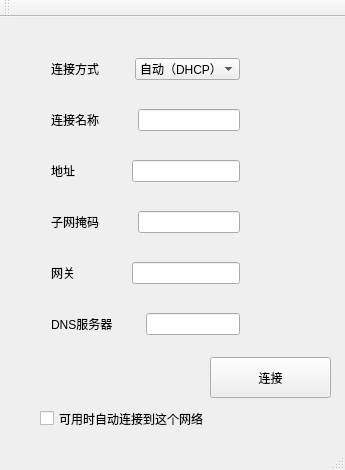
<?xml version="1.0" encoding="UTF-8"?>
<ui version="4.0">
 <class>MainWindow</class>
 <widget class="QMainWindow" name="MainWindow">
  <property name="geometry">
   <rect>
    <x>0</x>
    <y>0</y>
    <width>345</width>
    <height>470</height>
   </rect>
  </property>
  <property name="windowTitle">
   <string>网络连接</string>
  </property>
  <widget class="QWidget" name="centralWidget">
   <widget class="QPushButton" name="connectPushButton">
    <property name="enabled">
     <bool>true</bool>
    </property>
    <property name="geometry">
     <rect>
      <x>210</x>
      <y>340</y>
      <width>121</width>
      <height>41</height>
     </rect>
    </property>
    <property name="text">
     <string>连接</string>
    </property>
   </widget>
   <widget class="QCheckBox" name="autoConnectCheckBox">
    <property name="geometry">
     <rect>
      <x>40</x>
      <y>390</y>
      <width>169</width>
      <height>23</height>
     </rect>
    </property>
    <property name="text">
     <string>可用时自动连接到这个网络</string>
    </property>
   </widget>
   <widget class="QWidget" name="layoutWidget">
    <property name="geometry">
     <rect>
      <x>40</x>
      <y>30</y>
      <width>211</width>
      <height>299</height>
     </rect>
    </property>
    <layout class="QVBoxLayout" name="verticalLayout">
     <item>
      <layout class="QHBoxLayout" name="horizontalLayout_3">
       <item>
        <widget class="QLabel" name="modeLabel">
         <property name="text">
          <string>连接方式</string>
         </property>
        </widget>
       </item>
       <item>
        <spacer name="horizontalSpacer_6">
         <property name="orientation">
          <enum>Qt::Horizontal</enum>
         </property>
         <property name="sizeHint" stdset="0">
          <size>
           <width>40</width>
           <height>20</height>
          </size>
         </property>
        </spacer>
       </item>
       <item>
        <widget class="QComboBox" name="modeComboBox">
         <item>
          <property name="text">
           <string>自动（DHCP）</string>
          </property>
         </item>
         <item>
          <property name="text">
           <string>手动（Static）</string>
          </property>
         </item>
        </widget>
       </item>
      </layout>
     </item>
     <item>
      <spacer name="verticalSpacer_6">
       <property name="orientation">
        <enum>Qt::Vertical</enum>
       </property>
       <property name="sizeHint" stdset="0">
        <size>
         <width>17</width>
         <height>15</height>
        </size>
       </property>
      </spacer>
     </item>
     <item>
      <layout class="QHBoxLayout" name="horizontalLayout">
       <item>
        <widget class="QLabel" name="connectionNameLabel">
         <property name="text">
          <string>连接名称</string>
         </property>
        </widget>
       </item>
       <item>
        <spacer name="horizontalSpacer_2">
         <property name="orientation">
          <enum>Qt::Horizontal</enum>
         </property>
         <property name="sizeHint" stdset="0">
          <size>
           <width>40</width>
           <height>20</height>
          </size>
         </property>
        </spacer>
       </item>
       <item>
        <widget class="QLineEdit" name="connectionNameLineEdit"/>
       </item>
      </layout>
     </item>
     <item>
      <spacer name="verticalSpacer_5">
       <property name="orientation">
        <enum>Qt::Vertical</enum>
       </property>
       <property name="sizeHint" stdset="0">
        <size>
         <width>17</width>
         <height>15</height>
        </size>
       </property>
      </spacer>
     </item>
     <item>
      <layout class="QHBoxLayout" name="horizontalLayout_2">
       <item>
        <widget class="QLabel" name="ipAddressLabel">
         <property name="text">
          <string>地址</string>
         </property>
        </widget>
       </item>
       <item>
        <spacer name="horizontalSpacer">
         <property name="orientation">
          <enum>Qt::Horizontal</enum>
         </property>
         <property name="sizeHint" stdset="0">
          <size>
           <width>40</width>
           <height>20</height>
          </size>
         </property>
        </spacer>
       </item>
       <item>
        <widget class="QLineEdit" name="ipAddressLineEdit"/>
       </item>
      </layout>
     </item>
     <item>
      <spacer name="verticalSpacer_4">
       <property name="orientation">
        <enum>Qt::Vertical</enum>
       </property>
       <property name="sizeHint" stdset="0">
        <size>
         <width>17</width>
         <height>15</height>
        </size>
       </property>
      </spacer>
     </item>
     <item>
      <layout class="QHBoxLayout" name="horizontalLayout_4">
       <item>
        <widget class="QLabel" name="maskLabel">
         <property name="text">
          <string>子网掩码</string>
         </property>
        </widget>
       </item>
       <item>
        <spacer name="horizontalSpacer_3">
         <property name="orientation">
          <enum>Qt::Horizontal</enum>
         </property>
         <property name="sizeHint" stdset="0">
          <size>
           <width>40</width>
           <height>20</height>
          </size>
         </property>
        </spacer>
       </item>
       <item>
        <widget class="QLineEdit" name="maskLineEdit"/>
       </item>
      </layout>
     </item>
     <item>
      <spacer name="verticalSpacer_3">
       <property name="orientation">
        <enum>Qt::Vertical</enum>
       </property>
       <property name="sizeHint" stdset="0">
        <size>
         <width>20</width>
         <height>15</height>
        </size>
       </property>
      </spacer>
     </item>
     <item>
      <layout class="QHBoxLayout" name="horizontalLayout_5">
       <item>
        <widget class="QLabel" name="gatewayLabel">
         <property name="text">
          <string>网关</string>
         </property>
        </widget>
       </item>
       <item>
        <spacer name="horizontalSpacer_4">
         <property name="orientation">
          <enum>Qt::Horizontal</enum>
         </property>
         <property name="sizeHint" stdset="0">
          <size>
           <width>40</width>
           <height>20</height>
          </size>
         </property>
        </spacer>
       </item>
       <item>
        <widget class="QLineEdit" name="gatewayLineEdit"/>
       </item>
      </layout>
     </item>
     <item>
      <spacer name="verticalSpacer_2">
       <property name="orientation">
        <enum>Qt::Vertical</enum>
       </property>
       <property name="sizeHint" stdset="0">
        <size>
         <width>17</width>
         <height>15</height>
        </size>
       </property>
      </spacer>
     </item>
     <item>
      <layout class="QHBoxLayout" name="horizontalLayout_6">
       <item>
        <widget class="QLabel" name="dnsLabel">
         <property name="text">
          <string>DNS服务器</string>
         </property>
        </widget>
       </item>
       <item>
        <spacer name="horizontalSpacer_5">
         <property name="orientation">
          <enum>Qt::Horizontal</enum>
         </property>
         <property name="sizeHint" stdset="0">
          <size>
           <width>40</width>
           <height>20</height>
          </size>
         </property>
        </spacer>
       </item>
       <item>
        <widget class="QLineEdit" name="dnsLineEdit"/>
       </item>
      </layout>
     </item>
    </layout>
   </widget>
  </widget>
  <widget class="QMenuBar" name="menuBar">
   <property name="geometry">
    <rect>
     <x>0</x>
     <y>0</y>
     <width>345</width>
     <height>22</height>
    </rect>
   </property>
  </widget>
  <widget class="QToolBar" name="mainToolBar">
   <attribute name="toolBarArea">
    <enum>TopToolBarArea</enum>
   </attribute>
   <attribute name="toolBarBreak">
    <bool>false</bool>
   </attribute>
  </widget>
  <widget class="QStatusBar" name="statusBar"/>
 </widget>
 <layoutdefault spacing="6" margin="11"/>
 <resources/>
 <connections/>
</ui>
